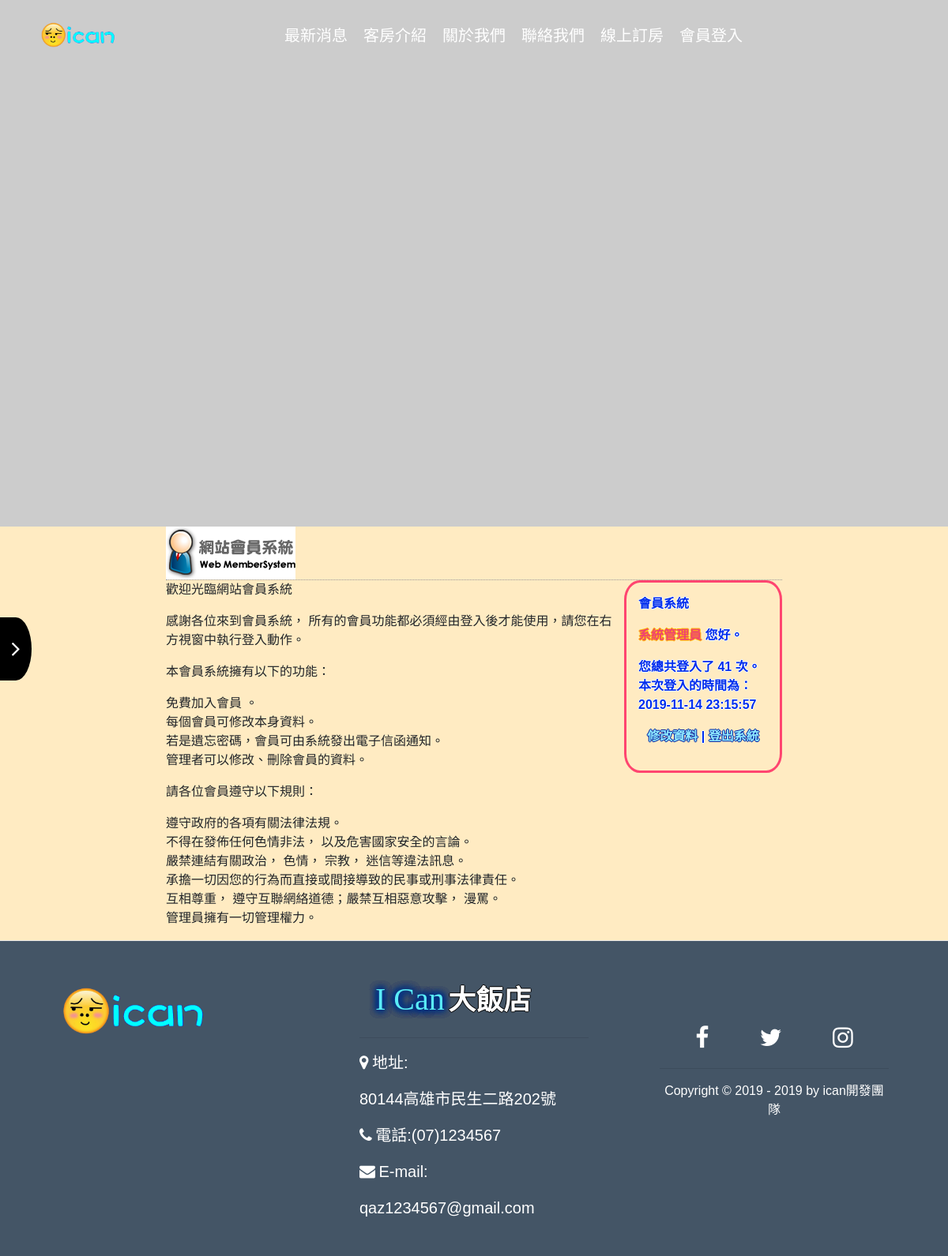
Screenshot of /member.php (signed in) with the database file from the repository.
### tables this page shows
CREATE TABLE `memberdata` (
  `m_id` int(10) NOT NULL,
  `m_name` varchar(20) NOT NULL,
  `m_username` varchar(20) NOT NULL,
  `m_passwd` varchar(100) NOT NULL,
  `m_sex` enum('男','女') NOT NULL,
  `m_birthday` date DEFAULT NULL,
  `m_email` varchar(100) DEFAULT NULL,
  `m_phone` varchar(100) DEFAULT NULL,
  `m_address` varchar(100) DEFAULT NULL,
  `m_level` enum('admin','member') NOT NULL DEFAULT 'member',
  `m_login` int(11) UNSIGNED NOT NULL DEFAULT 0,
  `m_logintime` datetime DEFAULT NULL,
  `m_jointime` datetime NOT NULL
);

### member.php (the view, shortened to what this page needs)
<?php
require_once("connMysql.php");
$query_RecMember = "SELECT * FROM memberdata WHERE m_username = '{$_SESSION["loginMember"]}'";
$RecMember = $db_link->query($query_RecMember);
$row_RecMember=$RecMember->fetch_assoc();
?>
<!DOCTYPE html>
<html lang="zh-tw">
<head>
    <link href="font-awesome-4.7.0/css/font-awesome.min.css" rel="stylesheet" />
    <link href="css/bootstrap.min.css" rel="stylesheet" />
    <link href="css/ican.css" rel="stylesheet" />
</head>
<body>
    <?php
    include("layouts/header.php");
    ?>
<div class="adminsidebar">
    <div class="side-menu">
        <label for="showsidebar">
            <i class="fa fa-angle-right"></i>
        </label>
    </div>
</div>
  <div class="membercontent">
<table width="780" border="0" align="center" cellpadding="4" cellspacing="0">
  <tr>
    <td class="tdbline"><img src="images/mlogo.png" alt="會員系統" width="164" height="67"></td>
  </tr>
  <tr>
    <td class="tdbline"><table width="100%" border="0" cellspacing="0" cellpadding="10">
      <tr valign="top">
        <td class="tdrline"><p class="title">歡迎光臨網站會員系統</p>
          <p>感謝各位來到會員系統， 所有的會員功能都必須經由登入後才能使用，請您在右方視窗中執行登入動作。</p>
          <p class="heading"> 本會員系統擁有以下的功能：</p>
          <ol>
            <li>免費加入會員 。</li>
            <li>每個會員可修改本身資料。</li>
            <li>若是遺忘密碼，會員可由系統發出電子信函通知。</li>
            <li>管理者可以修改、刪除會員的資料。</li>
          </ol>
          <p class="heading">請各位會員遵守以下規則： </p>
          <ol>
            <li> 遵守政府的各項有關法律法規。</li>
            <li> 不得在發佈任何色情非法， 以及危害國家安全的言論。</li>
            <li>嚴禁連結有關政治， 色情， 宗教， 迷信等違法訊息。</li>
            <li> 承擔一切因您的行為而直接或間接導致的民事或刑事法律責任。</li>
            <li> 互相尊重， 遵守互聯網絡道德；嚴禁互相惡意攻擊， 漫罵。</li>
            <li> 管理員擁有一切管理權力。</li>
          </ol></td>
        <td width="200">
<div class="regbox">
          <p class="heading"><strong>會員系統</strong></p>
            <p><strong><?php echo "<font id='usernamestyle'>".$row_RecMember["m_name"]."</font>";?></strong> 您好。</p>
            <p>您總共登入了 <?php echo $row_RecMember["m_login"];?> 次。<br>
            本次登入的時間為：<br>
            <?php echo $row_RecMember["m_logintime"];?></p>
            <p align="center"><a href="member_update.php">修改資料</a> | <a href="?logout=true">登出系統</a></p>
</div>
        <div class="boxbl"></div><div class="boxbr"></div></td>
      </tr>
    </table></td>
  </tr>
</table>
  </div>
    <?php
    include("layouts/footer.php");
    ?>
</body>
</html>

### css/ican.css (style rules this page uses)
* { padding: 0; font-family: 'Noto Sans TC', sans-serif; list-style: none; }
body { background-color: #FFEBC2; transition: transform .5 ease; }
.regbox { border: 3px solid #ff4570; border-radius: 10%; color: #ff8fcb; text-shadow: -1px 0 #ff0000, 0 1px #ff0000, 1px 0 #ff0000, 0 -1px #ff0000; font-weight: bold; padding: 100px; width: 100%; max-width: 330px; padding: 15px; margin: auto; background-color: #FFEBC2; }
.regbox p a { color: #8fe9ff; text-shadow: -1px 0 #0020a1, 0 1px #0020a1, 1px 0 #0020a1, 0 -1px #0020a1; }
.regbox p { color: #002eed; text-shadow: -1px 0 #fff, 0 1px #fff, 1px 0 #fff, 0 -1px #fff; }
.tdbline { border-bottom-width: 1px; border-bottom-style: dotted; border-bottom-color: #999999; }
.adminsidebar { position: absolute; top:-30; bottom:50; }
.side-menu { width: 300px; height: 100%; padding: 50px 0; box-sizing: border-box; background-image: linear-gradient(0deg,#3381b0,#fff); display: flex; flex-direction: column; position: relative; transform: translateX(-100%); transition: .3s; z-index: 1; }
.side-menu label { position: absolute; width: 40px; height: 80px; background-color: #000; color: #fff; right: -40px; top:0; bottom:0; margin: auto; line-height: 80px; text-align: center; font-size: 30px; border-radius: 0 100% 100% 0; }
font#usernamestyle { color: #ef4370; text-shadow: -1px 0 #ffc107, 0 1px #ffc107, 1px 0 #ffc107, 0 -1px #ffc107; }

### rows the page displays
memberdata: m_name "系統管理員", m_login "41", m_logintime "2019-11-14 23:15:57"
